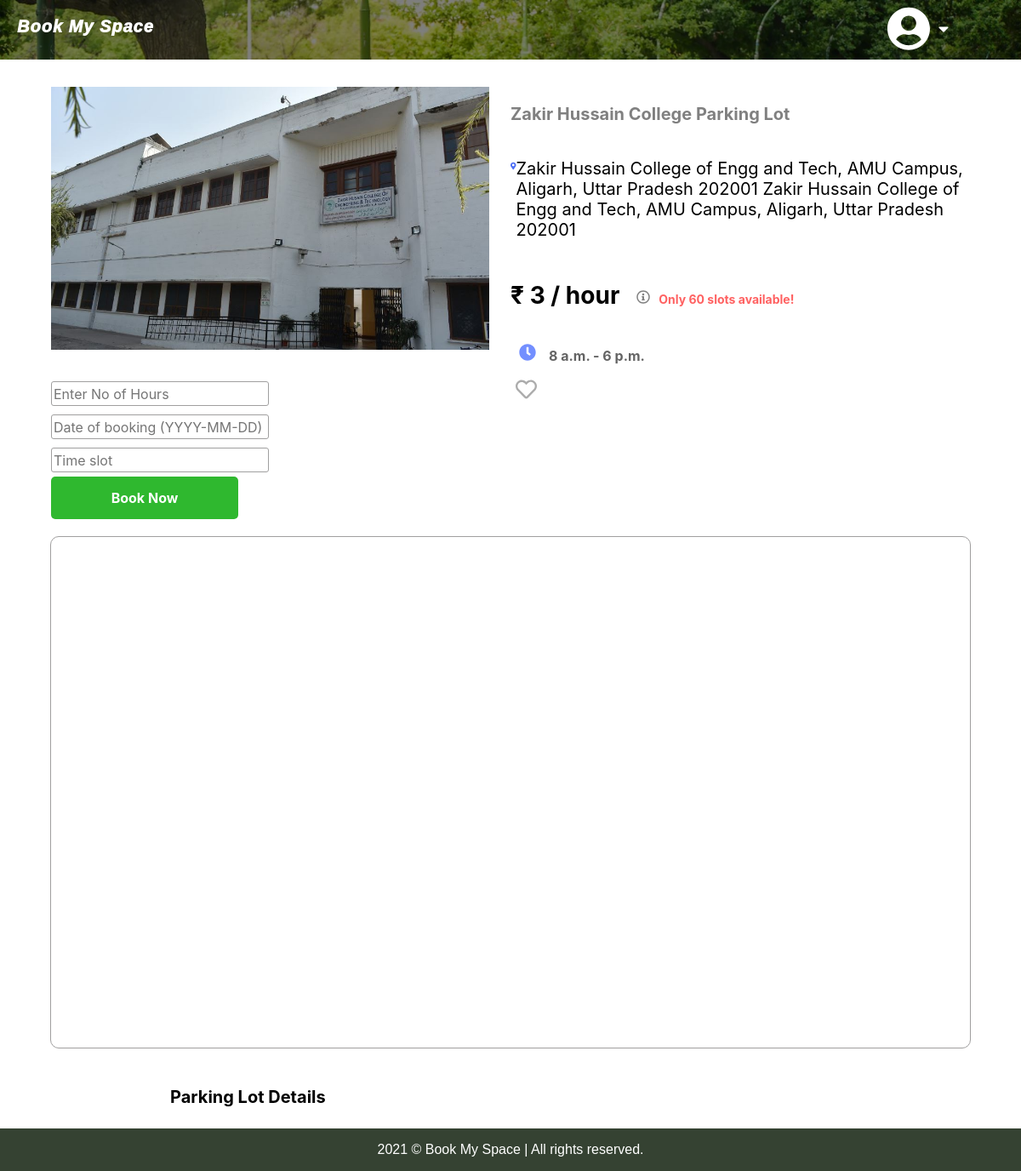
Page /pl/15/ on the committed database.
### parking_lots/models.py (models this page shows, shortened)
class bms_pl_data(models.Model):
    pl_id = models.AutoField(primary_key=True)
    user_id = models.ForeignKey("bms_users.bms_signup", on_delete=models.CASCADE)
    manager_name = models.CharField(max_length=50)
    address = models.CharField(max_length=1000)
    city = models.CharField(max_length=100)
    booking_price = models.PositiveIntegerField()
    opening_time = models.TimeField()
    closing_time = models.TimeField()
    email = models.EmailField()
    total_slot_count = models.PositiveIntegerField()
    booked_slot_count = models.PositiveIntegerField()
    pl_image = models.ImageField(upload_to='pl-images/', null = True, default='pl-images/logo.jpg')
    pl_description = models.CharField(max_length=2500, null=True, blank=True)

### bms_users/models.py (models this page shows)
class bms_signup(models.Model):
    name = models.CharField(max_length=50)
    phonenumber = models.CharField(max_length=13, default='+91')
    username = models.CharField(max_length=20)
    password = models.CharField(max_length=500)
    user_type = models.IntegerField()
    user_id = models.AutoField(primary_key = True)

### parking_lots/views.py (the view, shortened to what this page needs)
# urls.py: path('pl/<int:pl_id>/', parking_lot_detail_view, name="parking-lot-details"),
def parking_lot_detail_view(request, pl_id):
    pl_data = bms_pl_data.objects.get(pl_id = pl_id)
    context = {
        "parking_lot" : pl_data,
        "slots_left": (pl_data.total_slot_count-pl_data.booked_slot_count)
    }
    return render(request, "parking-lot-detail.html", context)

### templates/parking-lot-detail.html (shortened to what this page needs)
{% extends "base_layout.html" %}
{% load static %}
{% block searchbarcss %}
<link rel="stylesheet" href="{% static 'css/parking-lot-detail.css' %}">
{% endblock %}
            {% block content %}
            <div class="big-container">
                <div class="left-container">
                    <div class="image-container" style="padding-right: 25px;">
                        <img src="{{ parking_lot.pl_image.url }}" alt="">
                    </div>
                    <div class="mb-6">
                        <div class="form-card-container">
                            <div class="form-container">
                                    <form action="" method="post">{% csrf_token %}
                                        <div class="input-container">
                                            <input type="text" name="hours" placeholder="Enter No of Hours"/>
                                        </div>
                                        <div class="input-container">
                                            <input type="text" name="booked_date" placeholder="Date of booking (YYYY-MM-DD)" />
                                        </div>
                                        <div class="input-container">
                                            <input type="text" name="booked_time" placeholder="Time slot" />
                                        </div>
                                            <input type="submit" name="book_pl" value="Book Now" class="book-btn">
                                        </form>
                                </div>
                            </div>
                    </div>
                </div>
                <div class="details-container">
                    <p class="pl-name">{{ parking_lot.user_id.name }}</p>
                    <div class="pl-address-container">
                        <p class="address">{{ parking_lot.address }}</p>
                    </div>
                    <div class="price-container">
                        <p class="price">
                            {% if parking_lot.booking_price == 0 %}
                            Free
                            {% else %}
                            &#8377; {{ parking_lot.booking_price }} / hour
                            {% endif %}
                        </p>
                        <p class="slots-left">Only {{ slots_left }} slots available!</p>
                    </div>
                    <div class="time-container">
                        <p class="time">{{ parking_lot.opening_time }} - {{ parking_lot.closing_time }}</p>
                    </div>
                    <div class="fav">
                        <form action="" method="POST">{% csrf_token %}
                            <button type="submit" name="add_to_fav" value="{{ parking_lot.pl_id }}" style="background: transparent; border: 0px;">
                            </button>
                        </form>
                    </div>
                </div>
            </div>
            <div id="map" style="width: 90%; height:600px"></div>
            <div class="dropdown">
                <div onclick="myFunction()" class="dropbtn">
                    <p class="pl-detailbtn">
                        Parking Lot Details
                    </p>
                </div>
              </div>
            {% endblock %}

### static/css/base_layout.css (style rules this page uses)
body { font-family: Okra,Helvetica,sans-serif; margin: 0px; }

### static/css/parking-lot-detail.css (style rules this page uses)
.big-container { display: flex; flex-direction: row; width: 90%; }
.left-container { display: flex; flex-direction: column; justify-content: center; width: 50%; }
.image-container { display: flex; flex-direction: column; justify-content: center; padding: 32px 0px; }
.mb-6 { display: flex; flex-direction: column; justify-content: center; }
.form-card-container { display: flex; flex-direction: column; justify-content: center; }
.form-container { display: flex; flex-direction: column; justify-content: center; }
.input-container { display: flex; flex-direction: column; padding: 5px 0px; }
.input-container > input { font-size: 16px; color: black; font-family: -apple-system, BlinkMacSystemFont, 'Segoe UI', Roboto, Oxygen, Ubuntu, Cantarell, 'Open Sans', 'Helvetica Neue', sans-serif; border: 1px solid rgb(160, 159, 159); height: 25px; width: 250px; border-radius: 3px; }
.book-btn { width: 220px; height: 50px; background: rgb(47, 184, 47); border: 0px; border-radius: 5px; color: white; font-size: 16px; font-weight: bolder; font-family: -apple-system, BlinkMacSystemFont, 'Segoe UI', Roboto, Oxygen, Ubuntu, Cantarell, 'Open Sans', 'Helvetica Neue', sans-serif; }
.details-container { display: flex; flex-direction: column; padding: 32px 0px; }
.pl-name { font-size: 20px; color: grey; font-weight: bolder; font-family: -apple-system, BlinkMacSystemFont, 'Segoe UI', Roboto, Oxygen, Ubuntu, Cantarell, 'Open Sans', 'Helvetica Neue', sans-serif; }
.pl-address-container { display: flex; flex-direction: row; align-items: baseline; }
.fa-map-marker-alt { width: 20px; height: 20px; color: #4c6ef5; }
.address { font-size: 20px; color: black; font-family: -apple-system, BlinkMacSystemFont, 'Segoe UI', Roboto, Oxygen, Ubuntu, Cantarell, 'Open Sans', 'Helvetica Neue', sans-serif; }
.price-container { display: flex; flex-direction: row; align-items: baseline; }
.price { font-size: 28px; color: black; font-weight: bolder; font-family: -apple-system, BlinkMacSystemFont, 'Segoe UI', Roboto, Oxygen, Ubuntu, Cantarell, 'Open Sans', 'Helvetica Neue', sans-serif; }
.fa-info-circle { width: 16px; height: 16px; color: rgb(129, 129, 129); padding: 0px 10px 0px 20px; }
.slots-left { font-size: 14px; color: #ff6161; font-weight: bold; font-family: -apple-system, BlinkMacSystemFont, 'Segoe UI', Roboto, Oxygen, Ubuntu, Cantarell, 'Open Sans', 'Helvetica Neue', sans-serif; }
.time-container { display: flex; flex-direction: row; align-items: baseline; }
.fa-clock { width: 20px; height: 20px; color: #738fff; padding: 0px 15px 0px 10px; }
.time { font-size: 16px; color: rgb(100, 100, 100); font-weight: bold; font-family: -apple-system, BlinkMacSystemFont, 'Segoe UI', Roboto, Oxygen, Ubuntu, Cantarell, 'Open Sans', 'Helvetica Neue', sans-serif; }
#map { display: flex; margin: 20px 10px; border: 1px solid rgb(160, 159, 159); border-radius: 10px; }
.dropdown { display: flex; flex-direction: column; justify-content: center; }
.pl-detailbtn { font-size: 20px; color: black; font-weight: bolder; font-family: -apple-system, BlinkMacSystemFont, 'Segoe UI', Roboto, Oxygen, Ubuntu, Cantarell, 'Open Sans', 'Helvetica Neue', sans-serif; }
.dropbtn { background: transparent; border: 0px; width: 90%; display: flex; justify-content: left; padding: 5px 20px; }
.dropdown { display: flex; flex-direction: column; width: 70%; }

### rows in the picture
bms_pl_data: pl_image (picture), user_id.name "Zakir Hussain College Parking Lot", address "Zakir Hussain College of Engg and Tech, AMU Campus, Aligarh, Uttar Pradesh 202001 Zakir Hussain College of Engg and Tech, AMU Campus, Aligarh, Uttar Pradesh 202001", booking_price "3", opening_time "8 a.m.", closing_time "6 p.m."

### other values in the picture
{{ slots_left }} "60"
